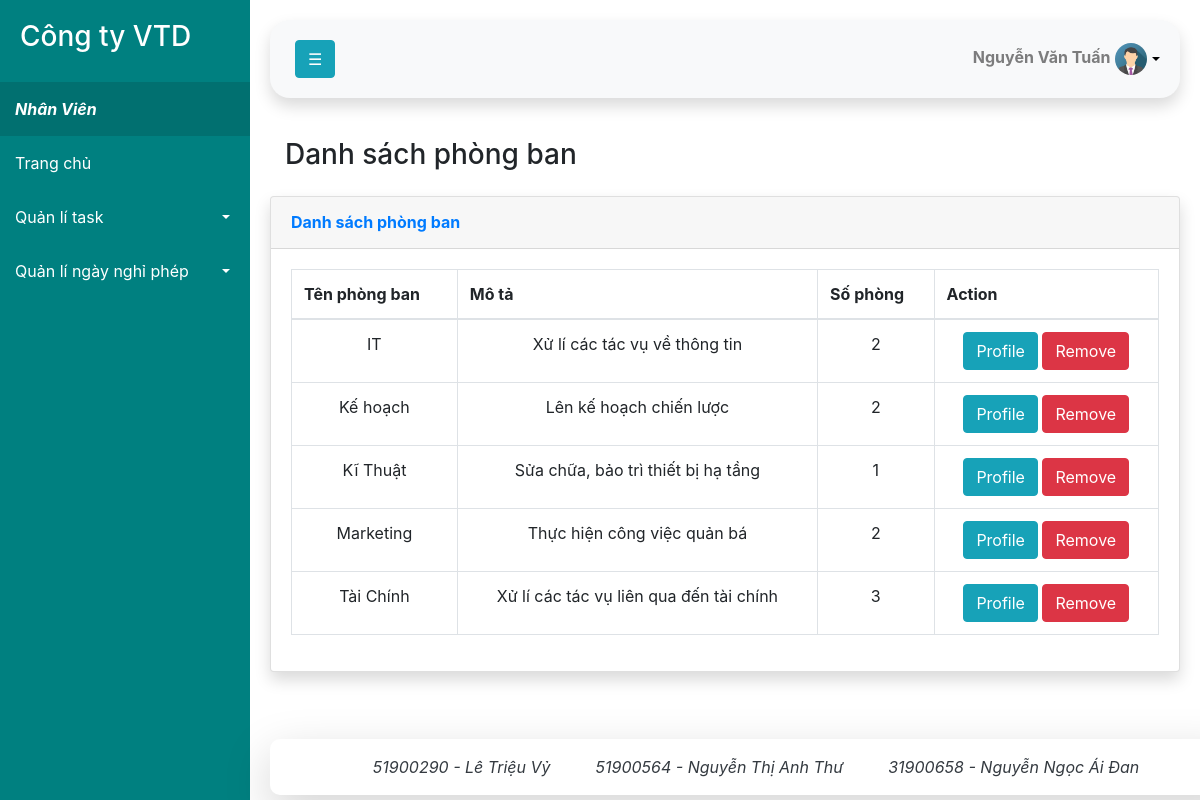
/quanly_phongban/danhsach_phongban.php (signed in), run on the app's committed database.
### tables this page shows
CREATE TABLE `nhanvien` (
  `manv` varchar(50) NOT NULL,
  `username` varchar(50) NOT NULL,
  `password` varchar(500) NOT NULL,
  `tennv` varchar(128) NOT NULL,
  `loainv` varchar(100) NOT NULL,
  `tenphongban` varchar(128) DEFAULT NULL,
  `avt` varchar(500) NOT NULL DEFAULT 'avatar.png',
  `songaynghi` int(11) NOT NULL
);

CREATE TABLE `ds_phongban` (
  `tenphongban` varchar(50) NOT NULL,
  `mota` varchar(100) DEFAULT NULL,
  `sophong` int(11) DEFAULT NULL
);

### www/db.php (called while the page is built, shortened)
<?php
    function open_database()
    {
        $host = 'mysql-server';
        $user = 'root';
        $pass = 'root';
        $dbname = 'nhanvien';
        $con = mysqli_connect($host, $user, $pass, $dbname);
        return $con;
    }
    function update_loainv()
    {
        $con = open_database();
        $username=$_SESSION['username'];
        $query = "select * from `nhanvien` WHERE username = '$username'";
        $results = mysqli_query($con, $query);
        $count= mysqli_num_rows($results);
        if($count==1)
        {
            $loainv=$results->fetch_assoc()['loainv'];
        }
        return $loainv;
    }
?>

### www/quanly_phongban/danhsach_phongban.php (the view, shortened to what this page needs)
<?php
    include_once('../db.php');
    $con = open_database();
    $query = "SELECT * FROM ds_phongban";
    $results = mysqli_query($con, $query);
    $count= mysqli_num_rows($results);
?>
<!DOCTYPE html>
<html lang="en">
<head>
	<link rel="stylesheet" href="https://maxcdn.bootstrapcdn.com/bootstrap/4.5.2/css/bootstrap.min.css">
	<link rel="stylesheet" href="/style.css">
</head>
<body>
    <div class="wrapper">
        <?php
            include('../page/sidebar.php');
        ?>
        <div id="content">
                <?php include('../page/header.php');?>
                <div class="container-fluid">
                    <div class="d-sm-flex align-items-center justify-content-between mb-4">
                        <h1 class="h3 mb-0 text-gray-800">Danh sách phòng ban</h1>
                    </div>
                </div>
                <div class="card shadow mb-4">
                        <div class="card-header py-3">
                            <h6 class="m-0 font-weight-bold text-primary">Danh sách phòng ban</h6>
                        </div>
                        <div class="card-body">
                            <div class="table-responsive">
                                <table class="table table-bordered" id="dataTable" width="100%" cellspacing="0">
                                    <thead>
                                        <tr>
                                            <th>Tên phòng ban</th>
                                            <th>Mô tả</th>
                                            <th>Số phòng</th>
                                            <th>Action</th>
                                        </tr>
                                    </thead>
                                    <tbody>
                                        <?php
                                        if($count!=0)
                                        {
                                            while($data = $results->fetch_assoc())
                                            {
                                                echo'
                                            <tr class="text-center">
                                                <td>'.$data['tenphongban'].'</td>
                                                <td>'.$data['mota'].'</td>
                                                <td>'.$data['sophong'].'</td>
                                                <td>
                                                <a href="../quanly_phongban/profile_phongban.php?tenphongban='.$data['tenphongban'].'" class="btn btn-info">Profile</a>
                                                <a href="delete_phongban.php?tenphongban='.$data['tenphongban'].'" class="btn btn-danger">Remove</a></td>
                                            </tr>';
                                            }
                                        }
                                        ?>
                                    </tbody>
                                </table>
                            </div>
                        </div>
                    </div>
                    <?php include('../page/footer.php');   ?>
        </div>
    </div>
</body>
</html>

### www/page/sidebar_nhanvien.php (shortened to what this page needs)
<nav id="sidebar">
            <div class="sidebar-header">
                <h3>Công ty VTD</h3>
            </div>
            <ul class="list-unstyled components">
                <li class="nav-item active">
                    <a><i><?=$loainv?></i></a>
                </li>
                <li class="nav-item">
                <a class="nav-link" href="../index.php">
                    <span>Trang chủ</span></a>
                </li>
                <li class="nav-item">
                    <a href="#menu1" data-toggle="collapse" aria-expanded="false" class="dropdown-toggle">Quản lí task</a>
                </li>
                <li class="nav-item">
                    <a href="#menu2" data-toggle="collapse" aria-expanded="false" class="dropdown-toggle">Quản lí ngày nghỉ phép</a>
                </li>
            </ul>
        </nav>

### www/style.css (style rules this page uses)
table { margin-bottom: 150px; }
.dropdown-toggle::after { display: block; position: absolute; transform: translateY(-50%); top: 50%; color: black; right: 20px; }
a[data-toggle="collapse"] { position: relative; }
.wrapper { width:100%; align-items:stretch; display:flex; }
#sidebar { background: teal; color:white; min-width:250px; max-width:250px; transition: all 0.5s; }
#sidebar .sidebar-header { padding: 20px; font-weight: bold; color: while; }
#sidebar ul li a { color: white; text-decoration: none; transition: all 0.3s; display: block; padding: 15px; font-size:medium; }
#sidebar ul li.active>a,a[aria-expanded="true"] { color: white; background: rgb(1, 112, 112); font-weight: bold; }
#sidebar ul li .dropdown-toggle::after { display: block; position: absolute; transform: translateY(-50%); top: 50%; color: white; right: 20px; }
#content { min-height:100vh; width:100%; padding:20px; }

### data on the page
nhanvien: loainv "Nhân Viên"
ds_phongban: tenphongban "IT", mota "Xử lí các tác vụ về thông tin", sophong "2"
ds_phongban: tenphongban "Kế hoạch", mota "Lên kế hoạch chiến lược", sophong "2"
ds_phongban: tenphongban "Kĩ Thuật", mota "Sửa chữa, bảo trì thiết bị hạ tầng", sophong "1"
ds_phongban: tenphongban "Marketing", mota "Thực hiện công việc quản bá", sophong "2"
ds_phongban: tenphongban "Tài Chính", mota "Xử lí các tác vụ liên qua đến tài chính", sophong "3"

### other printed values
$ten_nv "Nguyễn Văn Tuấn"
